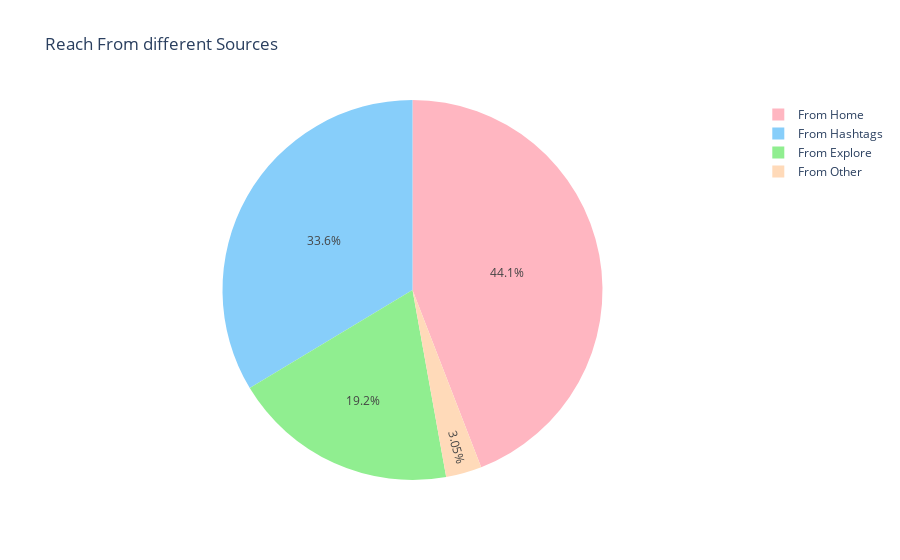

Here is the notebook cell this chart was saved with:
### Code cell
#look at the distribution of reach from different sources
reach_sources = ['From Home','From Hashtags','From Explore', 'From Other']
reach_count = [data[source].sum() for source in reach_sources] #This line calculates the total reach count for each source specified in the reach_sources

colors = ['#FFB6C1', '#87CEFA', '#90EE90', '#FFDAB9']

fig = px.pie(data_frame=data, names=reach_sources, values=reach_count,
             title='Reach From different Sources', color_discrete_sequence=colors)

fig.show()

### Figure 1 — Plotly figure (JSON) as saved in the notebook; plotly's stock layout.template omitted (floating-point values rounded to 4 significant figures)
{"data": [{"domain": {"x": [0, 1], "y": [0, 1]}, "hovertemplate": "label=%{label}<br>value=%{value}<extra></extra>", "labels": ["From Home", "From Hashtags", "From Explore", "From Other"], "legendgroup": "", "name": "", "showlegend": true, "type": "pie", "values": [294619, 224614, 128294, 20360]}], "layout": {"legend": {"tracegroupgap": 0}, "piecolorway": ["#FFB6C1", "#87CEFA", "#90EE90", "#FFDAB9"], "title": {"text": "Reach From different Sources"}}}
